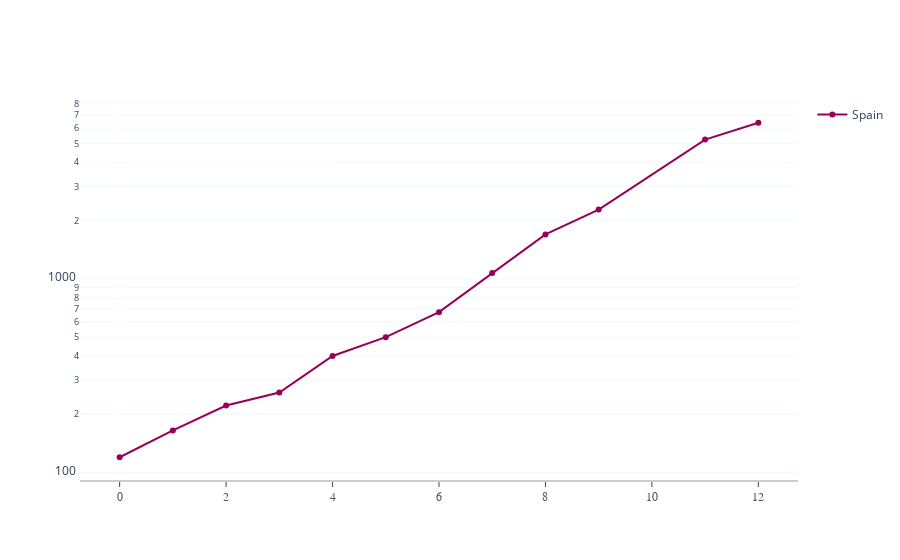

The code cell stored with this chart in its notebook:
### Code cell
iplot(spain.plotly_fig(True, color=COLOR_SCALE[0]))

### Figure 1 — Plotly figure (JSON) as saved in the notebook; plotly's stock layout.template omitted (floating-point values rounded to 4 significant figures)
{"data": [{"line": {"color": "rgb(150,0,90)"}, "mode": "lines+markers", "name": "Spain", "type": "scatter", "x": [0, 1, 2, 3, 4, 5, 6, 7, 8, 9, 11, 12], "y": [120, 165, 222, 259, 400, 500, 673, 1073, 1695, 2277, 5232, 6391]}], "layout": {"plot_bgcolor": "white", "showlegend": true, "xaxis": {"linecolor": "rgb(204, 204, 204)", "linewidth": 2, "showgrid": false, "showline": true, "showticklabels": true, "tickfont": {"color": "rgb(82, 82, 82)", "family": "Arial", "size": 12}, "ticks": "outside"}, "yaxis": {"gridcolor": "aliceblue", "showgrid": true, "showline": false, "showticklabels": true, "type": "log", "zeroline": false}}}
